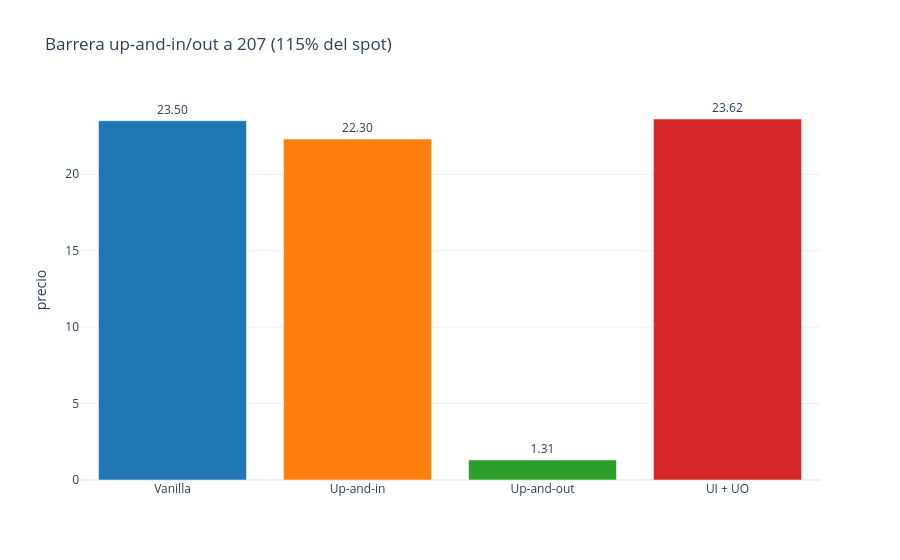

The cell this chart's notebook holds for it:
### Markdown cell above
## 2. Knock-in + knock-out = vanilla

Exactamente una de las dos ramas paga en cada trayectoria: la suma de precios (evaluados con
la MISMA `PricingContext`/semilla, pero como dos simulaciones independientes, no numeros
aleatorios comunes explicitos) debe reproducir el precio vanilla dentro del ruido Monte Carlo.

### Code cell
barrier = S0 * 1.15
vanilla_contract = vanilla_call_contract(S0)
ui_contract = up_and_in("UI", barrier, vanilla_contract)
uo_contract = up_and_out("UO", barrier, vanilla_contract)

vanilla_price = price_contract(vanilla_contract, "VANILLA")["PayoffPriceQ"].scalar
ui_price = price_contract(ui_contract, "UI")["PayoffPriceQ"].scalar
uo_price = price_contract(uo_contract, "UO")["PayoffPriceQ"].scalar

labels = ["Vanilla", "Up-and-in", "Up-and-out", "UI + UO"]
values = [vanilla_price, ui_price, uo_price, ui_price + uo_price]
colors = ["#1f77b4", "#ff7f0e", "#2ca02c", "#d62728"]

fig = go.Figure(go.Bar(x=labels, y=values, marker_color=colors, text=[f"{v:.2f}" for v in values], textposition="outside"))
fig.update_layout(
    title=f"Barrera up-and-in/out a {barrier:.0f} (115% del spot)",
    yaxis_title="precio",
    template="plotly_white",
)
fig.show()

print(f"vanilla={vanilla_price:.3f}  UI+UO={ui_price + uo_price:.3f}  diferencia={abs(vanilla_price - (ui_price + uo_price)):.3f}")

### Figure 1 — Plotly figure (JSON) as saved in the notebook; plotly's stock layout.template omitted (floating-point values rounded to 4 significant figures)
{"data": [{"marker": {"color": ["#1f77b4", "#ff7f0e", "#2ca02c", "#d62728"]}, "text": ["23.50", "22.30", "1.31", "23.62"], "textposition": "outside", "type": "bar", "x": ["Vanilla", "Up-and-in", "Up-and-out", "UI + UO"], "y": [23.5, 22.3, 1.313, 23.62]}], "layout": {"title": {"text": "Barrera up-and-in/out a 207 (115% del spot)"}, "yaxis": {"title": {"text": "precio"}}}}
